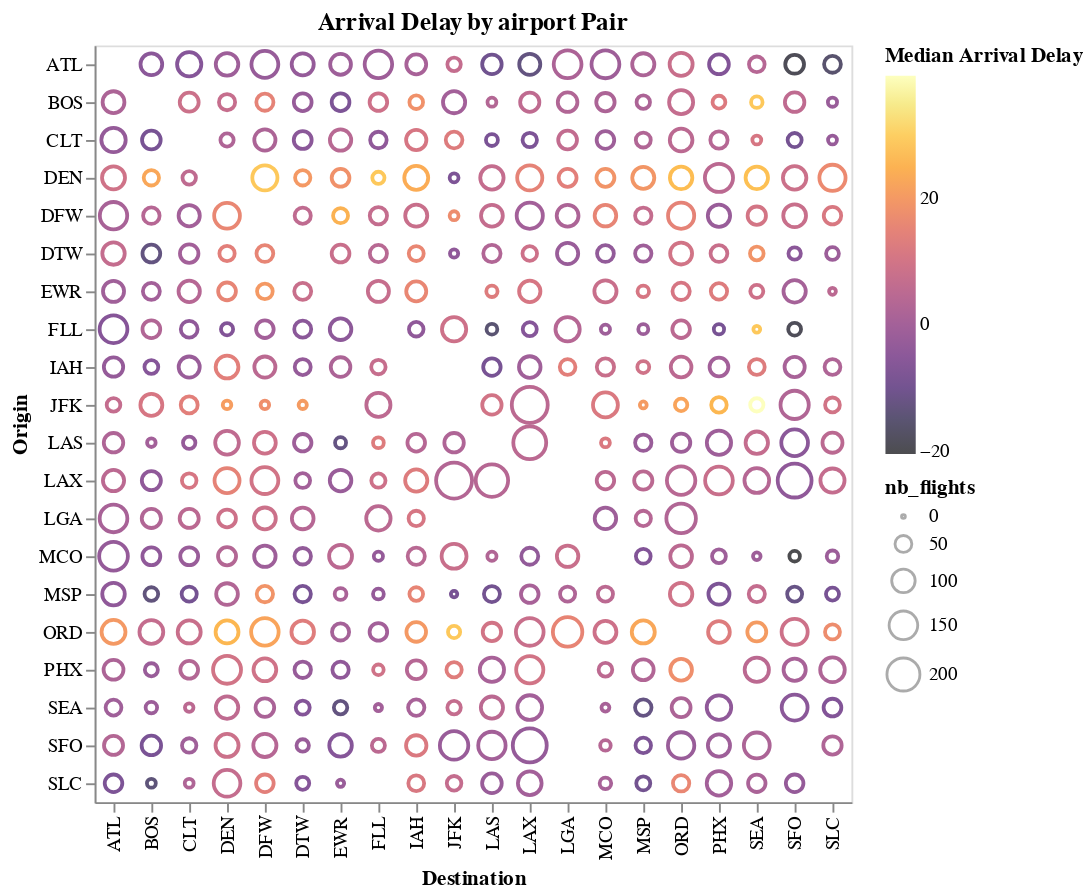

Notebook cell for this chart:
### Code cell
basic_scatter = alt.Chart(airport_pairs, title='Arrival Delay by airport Pair').mark_point().encode(
    alt.Y('ORIGIN_AIRPORT', title="Origin"),
    alt.X('DESTINATION_AIRPORT', title="Destination"),
    size='nb_flights',
    color=alt.Color('median_arrival_delay', 
                           scale=alt.Scale(scheme='inferno'), 
                           legend=alt.Legend(title="Median Arrival Delay")
                          )
)

basic_scatter

### Figure 1 — Vega-Lite specification as saved in the notebook (floating-point values rounded to 4 significant figures; data arrays with more than 128 entries replaced by an {"elided": "..."} marker saying what was removed)
{"config": {"view": {"continuousWidth": 400, "continuousHeight": 300}}, "data": {"name": "data-2f9eadfd9e2241906f2ab8d1a807da17"}, "mark": "point", "encoding": {"color": {"type": "quantitative", "field": "median_arrival_delay", "legend": {"title": "Median Arrival Delay"}, "scale": {"scheme": "inferno"}}, "size": {"type": "quantitative", "field": "nb_flights"}, "x": {"type": "nominal", "field": "DESTINATION_AIRPORT", "title": "Destination"}, "y": {"type": "nominal", "field": "ORIGIN_AIRPORT", "title": "Origin"}}, "title": "Arrival Delay by airport Pair", "$schema": "https://vega.github.io/schema/vega-lite/v4.0.0.json", "datasets": {"data-2f9eadfd9e2241906f2ab8d1a807da17": {"elided": "358 records"}}}
